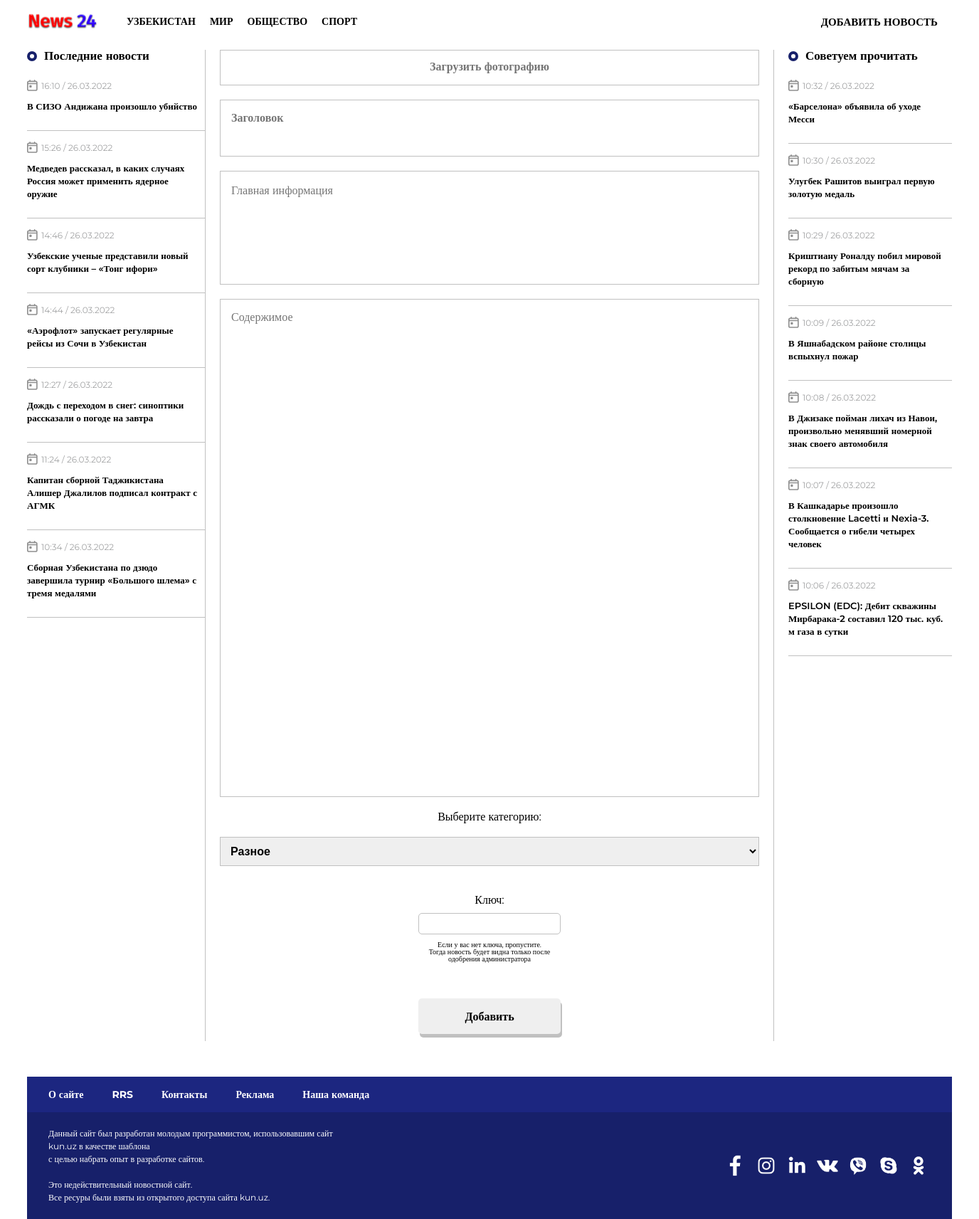
The app's page /add_news/, older data.
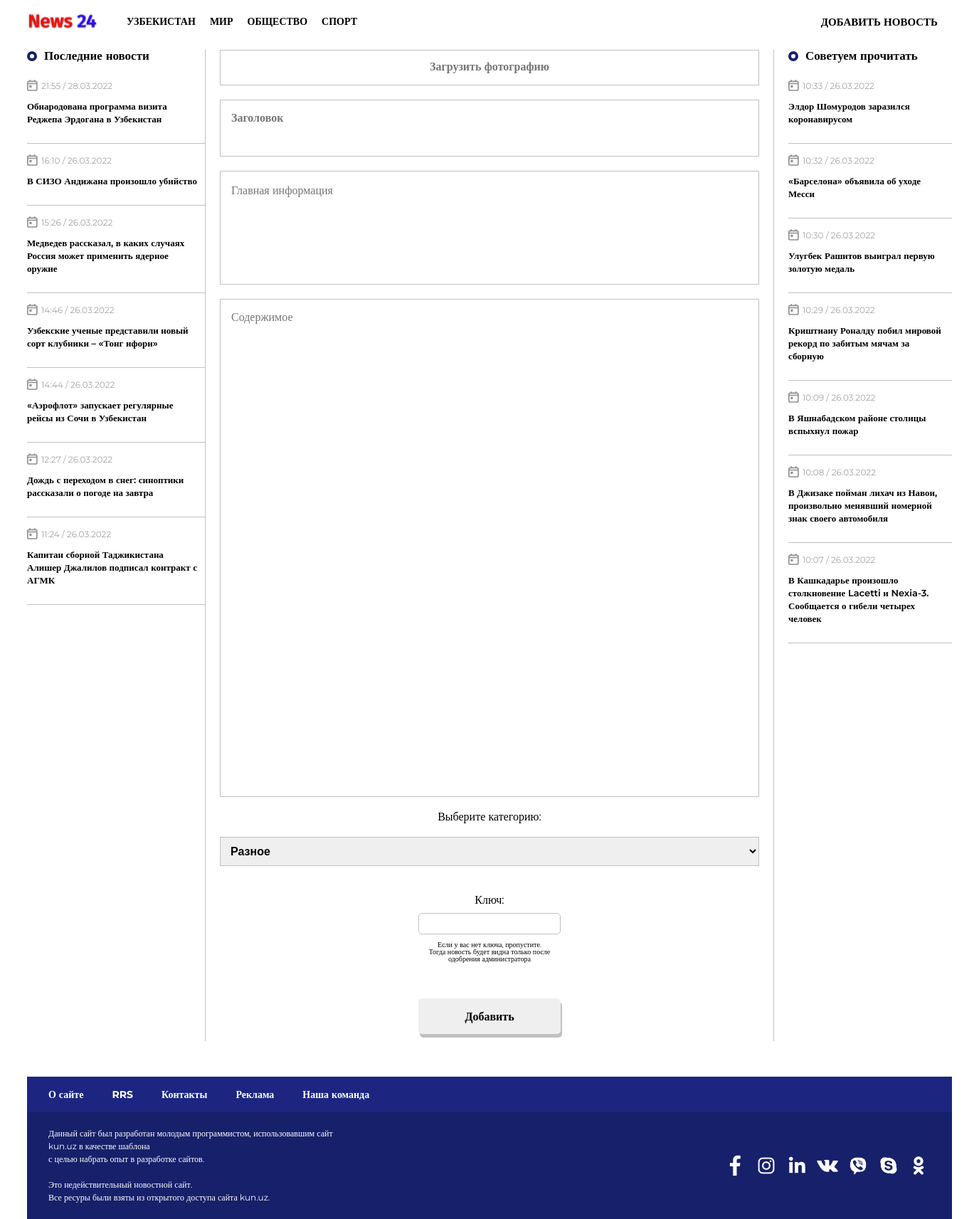
The same page, newer data.
### main/models.py (models this page shows, shortened)
class News(models.Model):
	image = models.ImageField(upload_to='images/')
	heading = models.CharField(max_length = 500)
	main_info = models.CharField(max_length = 2000)
	content = models.CharField(max_length = 10000)
	category = models.CharField(max_length = 100, default='different')
	date = models.CharField(max_length = 20)
	permission = models.BooleanField(default=1)
	class Meta:
		db_table = "News"

### main/views.py (the view, shortened to what this page needs)
# urls.py: path('add_news/', views.add_news, name='add_news'),
def add_news(request):
	data = None
	return render(request, 'main/add_news.html', {
		'form': NewsForm(),
		'last_news': News.objects.filter(permission = True).order_by("-id")[:7],
		'recommended_news': News.objects.filter(permission = True).order_by("-id")[8:15],
		})

### main/forms.py
class NewsForm(forms.Form):
	image = forms.ImageField(label="Загрузить фотографию", label_suffix='')
	heading = forms.CharField(max_length=130, label=False, widget = forms.Textarea(attrs={'name':'new_news_heading', 'class':'new_news_heading', 'placeholder':'Заголовок'}))
	main_info = forms.CharField(max_length=300, label=False, widget = forms.Textarea(attrs={'name':'new_news_main-info', 'class':'new_news_main-info', 'placeholder':'Главная информация'}))
	content = forms.CharField(label=False, widget = forms.Textarea(attrs={'name':'new_news_content', 'class':'new_news_content', 'placeholder':'Содержимое'}))
	category = forms.ChoiceField(label='Выберите категорию:', choices=(('different', 'Разное'), ('uzbekistan', 'Узбекистан'), ('world', 'Мир'), ('society', 'Общество'), ('sport', 'Спорт')))
	key = forms.CharField(required=False, max_length = 4, label='Ключ', widget = forms.PasswordInput())
	class Meta:
		model = News
		fields = '__all__'

### main/templates/main/add_news.html (shortened to what this page needs)
{% extends 'main/base.html'%}
{% block content %}
<div class="main">
	<div class="left">
		<div class="categories">
			<div class="round"></div>
			<span>Последние новости</span>
		</div>
		{% for news in last_news %}
			<a href="../news/{{ news.id }}">
				<div class="last_news">
					<div class="time"><span>{{ news.date }}</span></div>
					<div class="heading">{{ news.heading }}</div>
				</div>
			</a>
		{% endfor %}
	</div>
	<div class="center center_form">
		<form action="{% url 'add_news' %}" method="POST" enctype="multipart/form-data">
			{{ form }}
			<div class="key_infromation">Если у вас нет ключа, пропустите. <br/>Тогда новость будет видна только после <br/>одобрения администратора</div>
			<input type="submit" class="submit" value="Добавить" name="doUpload">
		</form>
	</div>
	<div class="right">
		<div class="categories">
			<div class="round"></div>
			<span>Советуем прочитать</span>
		</div>
		{% for news in recommended_news %}
			<a href="../news/{{ news.id }}">
				<div class="last_news">
					<div class="time"><span>{{ news.date }}</span></div>
					<div class="heading">{{ news.heading }}</div>
				</div>
			</a>
		{% endfor %}
	</div>
</div>
{% endblock %}

Row changes from the older to the newer data that the page shows:
no longer on this page (row unchanged): News: date "10:34 / 26.03.2022", heading "Сборная Узбекистана по дзюдо завершила турнир «Большого шлема» с тремя медалями"
no longer on this page (row unchanged): News: date "10:06 / 26.03.2022", heading "EPSILON (EDC): Дебит скважины Мирбарака-2 составил 120 тыс. куб. м газа в сутки"
added News: date "21:55 / 28.03.2022", heading "Обнародована программа визита Реджепа Эрдогана в Узбекистан"
now on this page (row unchanged): News: date "10:33 / 26.03.2022", heading "Элдор Шомуродов заразился коронавирусом"
